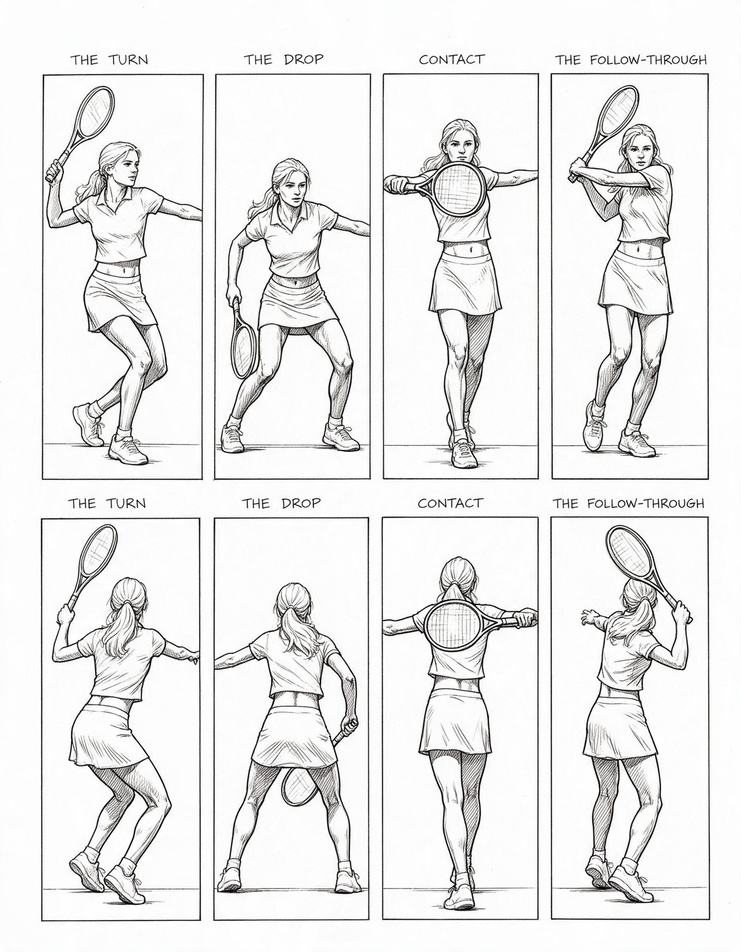
#> input picture games/tennis/bodies/reference/poses/look-gwen.jpg, 741 x 952 px, shrunk from 1792 x 2304 before the run, found by its file name
$ python lineart.py games/tennis/bodies/reference/poses/look-gwen.jpg --cols 4 --rows 2
#> lines starting #> are read from the running program, lines starting #| are printed output that depends on the picture; after the words box and inside, x2 and y2 are one past the last pixel; in counts of white or black regions, pixels touching at a corner belong together
#!/usr/bin/env python3
"""Measure a line drawing: silhouette widths as fractions of the figure's own height.

`lab/reference.py` measures photographs, where the figure is a solid dark mass on a light background and the
instrument can find islands. Line art is the opposite: almost everything is background and the ink is a thin
outline, so the island method finds nothing and the flood fill walks the whole page. What a line drawing gives
instead is an exact *outermost* ink pixel per scan line — the silhouette is the envelope of the drawing, and it is
crisper than any photograph's, because there is no shading gradient to move the edge by half a pixel.

    python3 lab/lineart.py games/tennis/bodies/reference/poses/look-gwen.jpg --cols 4 --rows 2

A grid sheet is split into equal panels; the panel borders and the hand-lettered title above the figure are
excluded before anything is measured.

STATUS 2026-11-11: **not trustworthy yet.** The first version measured the drawn panel border as the figure and
reported a shoulder width of 0.40 of body height for a woman; the second removed continuous lines and still reads
0.46 on the panels where an arm reaches the edge. It needs the border found and cut properly, not masked, and it
needs to be checked against a figure whose proportions are known — which is what its two predecessors each needed
before they could be believed. Nothing has been taken from these numbers.
"""
from __future__ import annotations

import argparse
import sys
from pathlib import Path

import numpy as np
from PIL import Image

# The same tape as `reference.py`, so the two instruments can be compared without conversion.
TAPE = [("crown", 0.97), ("head widest", 0.92), ("shoulder line", 0.78), ("upper chest", 0.70),
        ("waist", 0.56), ("hip", 0.50), ("mid thigh", 0.36), ("knee", 0.26), ("calf", 0.20)]

BORDER = 6          # px: the drawn rectangle around each panel
TITLE = 0.10        # the top tenth of a panel is the hand-lettered title, not the figure


def ink(path: str) -> np.ndarray:
    a = np.asarray(Image.open(path).convert("L"), dtype=float)
    return a < 150           # ink is anything clearly darker than paper
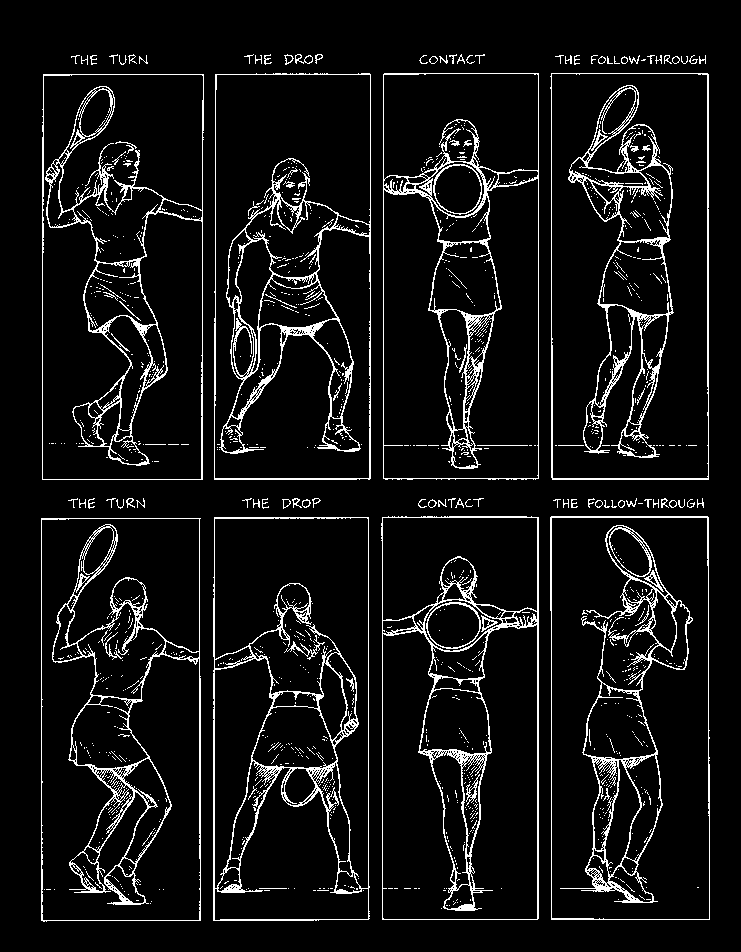
#> returned value: shape (952, 741) bool; 7.4% white in thin lines or dots, all inside (x1, y1, x2, y2) = (41, 54, 710, 922)


def panels(mask: np.ndarray, cols: int, rows: int):
    h, w = mask.shape
    ph, pw = h // rows, w // cols
    for r in range(rows):
        for c in range(cols):
            yield r, c, mask[r * ph:(r + 1) * ph, c * pw:(c + 1) * pw]


def measure(panel: np.ndarray) -> dict:
    """Silhouette of one panel, in fractions of the figure's own height."""
    h, w = panel.shape
    inner = panel[int(h * TITLE):h - BORDER, BORDER:w - BORDER]
    # The first version of this measured the panel border as if it were the figure: a drawn rectangle is a
    # continuous line down both sides of every panel, so every row read 0.40 and every landmark agreed with every
    # other. A border is a line that runs the whole length of the panel; a limb is not. Remove those first.
    keep_c = inner.mean(axis=0) < 0.85
    keep_r = inner.mean(axis=1) < 0.85
    inner = inner[np.ix_(keep_r, keep_c)]
    # A row belongs to the figure if it carries more ink than a stray fleck; a column likewise.
    rowink = inner.sum(axis=1)
    colink = inner.sum(axis=0)
    rlim = max(3, int(0.004 * w))
    rows = np.where(rowink > rlim)[0]
    cols = np.where(colink > rlim)[0]
    if len(rows) < 10 or len(cols) < 10:
        return {}
    top, bot = rows[0], rows[-1]
    H = bot - top
    out = {"height_px": float(H), "width_px": float(cols[-1] - cols[0])}
    for name, z in TAPE:
        row = int(top + (1.0 - z) * H)
        xs = np.where(inner[row])[0]
        out[name] = float(xs[-1] - xs[0]) / H if len(xs) > 1 else 0.0
    out["shoulder/hip"] = out["shoulder line"] / out["hip"] if out["hip"] else 0.0
    return out


def main(argv=None) -> int:
    ap = argparse.ArgumentParser()
    ap.add_argument("path")
    ap.add_argument("--cols", type=int, default=4)
    ap.add_argument("--rows", type=int, default=2)
    a = ap.parse_args(argv)

    mask = ink(a.path)
    print(f"\n=== {Path(a.path).name}  ({a.cols} x {a.rows} panels)")
    head = "panel      " + "".join(f"{n:>13}" for n, _ in TAPE)
    print(head)
    for r, c, panel in panels(mask, a.cols, a.rows):
        m = measure(panel)
        if not m:
            print(f"row {r + 1} col {c + 1}    — (no figure found)")
            continue
        line = f"row {r + 1} col {c + 1}  "
        line += "".join(f"{m[n]:>13.3f}" for n, _ in TAPE)
        print(line + f"   h={m['height_px']:.0f}px  w/h={m['width_px'] / m['height_px']:.3f}")
#> this loop made 8 passes
#> (r, c, top in measure, bot in measure, H in measure, line) on passes 1 to 8: (0, 0, 8, 418, 410, 'row 1 col 1  '), (0, 1, 7, 405, 398, 'row 1 col 2  '), (0, 2, 7, 420, 413, 'row 1 col 3  '), (0, 3, 8, 410, 402, 'row 1 col 4  '), (1, 0, 1, 397, 396, 'row 2 col 1  '), (1, 1, 60, 396, 336, 'row 2 col 2  '), (1, 2, 33, 387, 354, 'row 2 col 3  '), (1, 3, 2, 395, 393, 'row 2 col 4  ')
#| row 1 col 1          0.000        0.159        0.224        0.227        0.249        0.239        0.273        0.302        0.268   h=410px  w/h=0.332
#| row 1 col 2          0.000        0.033        0.000        0.234        0.352        0.259        0.296        0.339        0.344   h=398px  w/h=0.430
#| row 1 col 3          0.000        0.000        0.090        0.368        0.126        0.131        0.133        0.085        0.082   h=413px  w/h=0.370
#| row 1 col 4          0.000        0.214        0.286        0.341        0.216        0.239        0.251        0.244        0.274   h=402px  w/h=0.353
#| row 2 col 1          0.066        0.081        0.210        0.295        0.129        0.136        0.159        0.169        0.157   h=396px  w/h=0.343
#| row 2 col 2          0.324        0.327        0.443        0.464        0.458        0.402        0.417        0.443        0.443   h=336px  w/h=0.503
#| row 2 col 3          0.082        0.099        0.299        0.144        0.175        0.189        0.121        0.105        0.082   h=354px  w/h=0.435
#| row 2 col 4          0.260        0.249        0.318        0.267        0.282        0.308        0.288        0.298        0.295   h=393px  w/h=0.326
#> pass 1, in measure, `inner = panel[int(h * TITLE):h - BORDER, BORDER:w - BORDER]`:
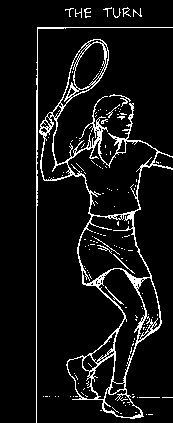
#> inner: shape (423, 173) bool; 7.5% white in thin lines or dots, all inside (x1, y1, x2, y2) = (36, 7, 173, 423)
#> pass 2, in measure (call 2), `inner = panel[int(h * TITLE):h - BORDER, BORDER:w - BORDER]`:
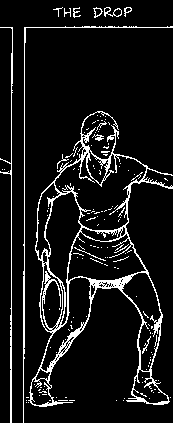
#> inner: shape (423, 173) bool; 8.9% white in thin lines or dots
#> pass 2, in measure (call 2), `inner = inner[np.ix_(keep_r, keep_c)]`:
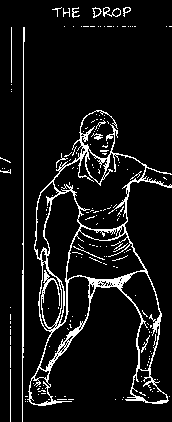
#> inner: shape (422, 172) bool; 8.2% white in thin lines or dots
#> pass 3, in measure (call 3), `inner = panel[int(h * TITLE):h - BORDER, BORDER:w - BORDER]`:
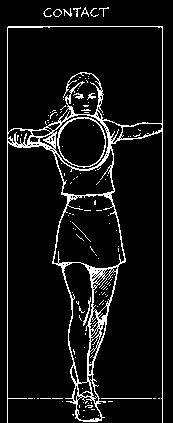
#> inner: shape (423, 173) bool; 7.7% white in thin lines or dots, all inside (x1, y1, x2, y2) = (7, 7, 163, 423)
    return 0


if __name__ == "__main__":
    raise SystemExit(main())
#> (the program exits here)

$ run again, with games/tennis/bodies/reference/poses/back-45.jpg copied over games/tennis/bodies/reference/poses/look-gwen.jpg
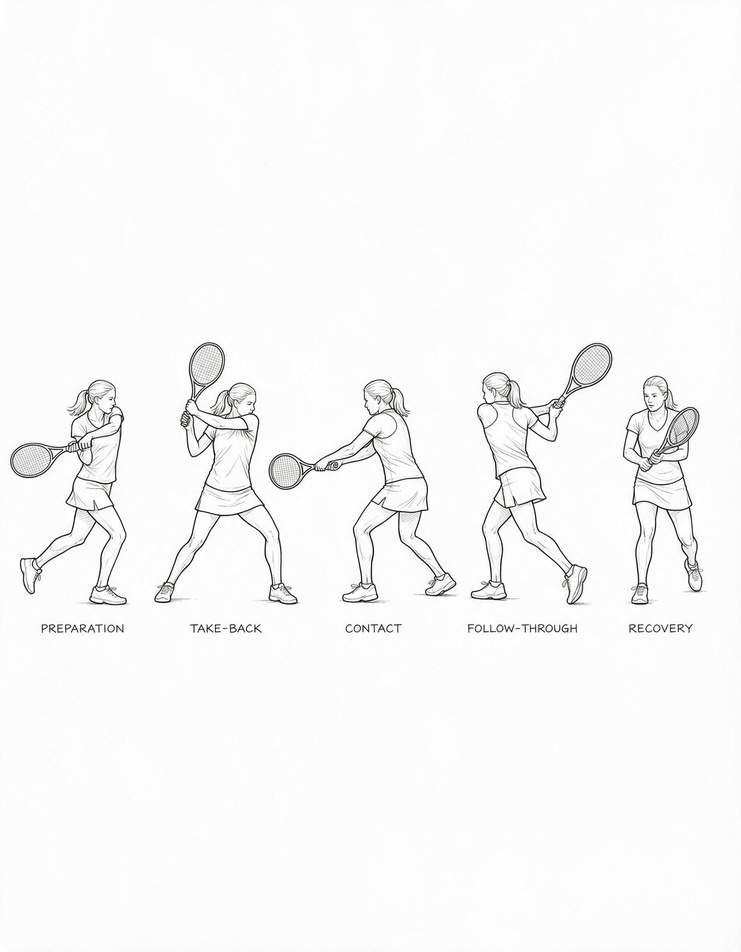
#> input picture games/tennis/bodies/reference/poses/back-45.jpg, 741 x 952 px, shrunk from 1792 x 2304 before the run, found by its file name
#> in ink, `return a < 150`:
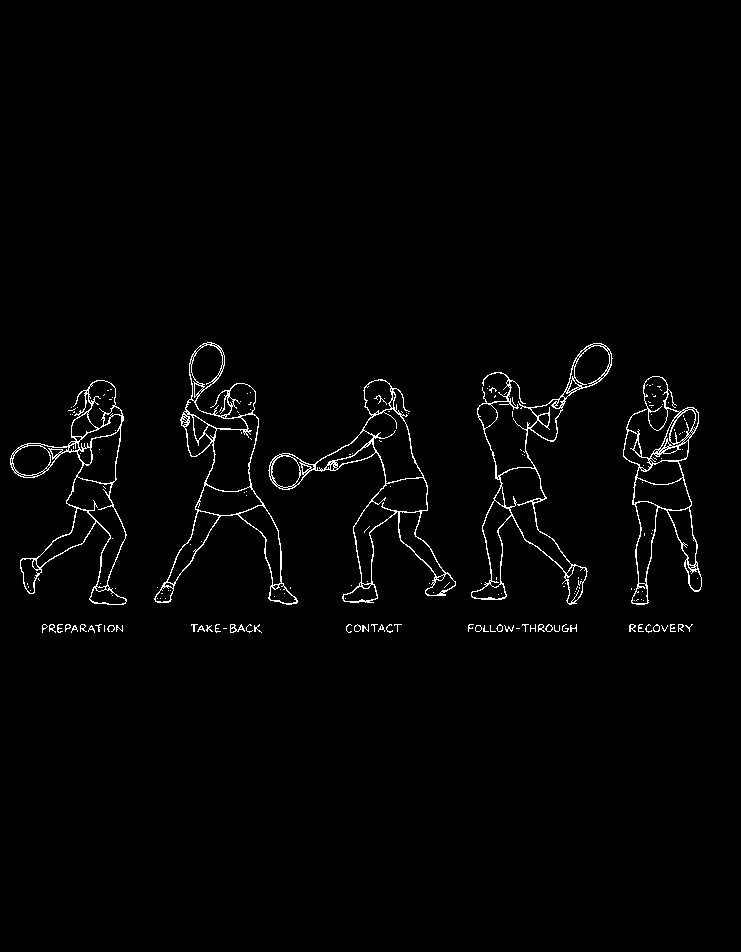
#> returned value: shape (952, 741) bool; 1.6% white in thin lines or dots, all inside (x1, y1, x2, y2) = (10, 342, 702, 633)
#> the loop in main, `for r, c, panel in panels(mask, a.cols, a.rows):` made 8 passes
#> (r, c, top in measure, bot in measure, H in measure, line) on passes 1 to 6: (0, 0, 333, 422, 89, 'row 1 col 1  '), (0, 1, 295, 422, 127, 'row 1 col 2  '), (0, 2, 325, 422, 97, 'row 1 col 3  '), (0, 3, 296, 422, 126, 'row 1 col 4  '), (1, 0, 0, 109, 109, 'row 2 col 1  '), (1, 1, 0, 109, 109, 'row 2 col 2  ')
#> (printed output is left out)
#> pass 3, in measure (call 3), `inner = panel[int(h * TITLE):h - BORDER, BORDER:w - BORDER]`:
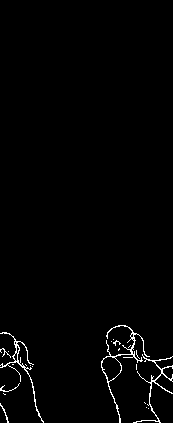
#> inner: shape (423, 173) bool; 1.5% white in thin lines or dots, all inside (x1, y1, x2, y2) = (0, 325, 173, 423)

$ run again, with games/tennis/bodies/reference/poses/back-side.jpg copied over games/tennis/bodies/reference/poses/look-gwen.jpg
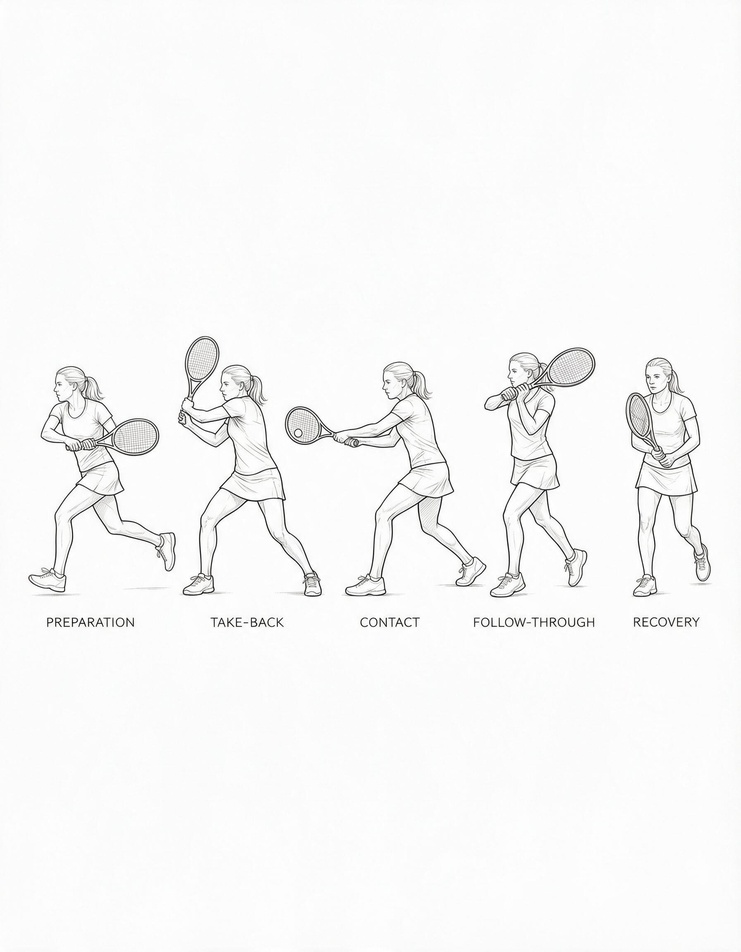
#> input picture games/tennis/bodies/reference/poses/back-side.jpg, 741 x 952 px, shrunk from 1792 x 2304 before the run, found by its file name
#> in ink, `return a < 150`:
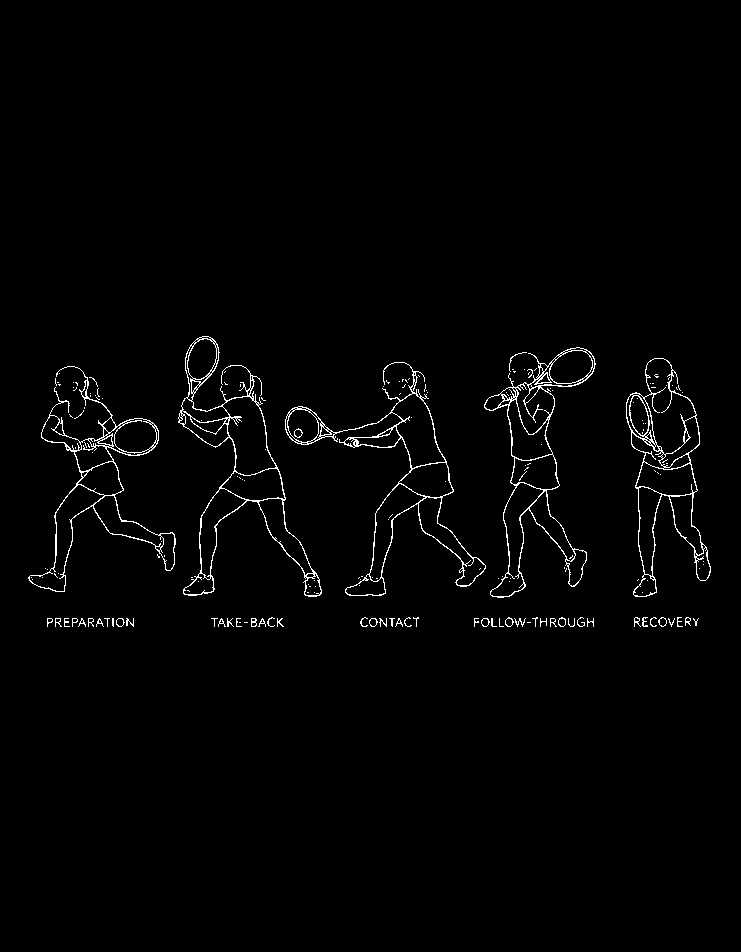
#> returned value: shape (952, 741) bool; 1.6% white in thin lines or dots, all inside (x1, y1, x2, y2) = (28, 336, 711, 627)
#> the loop in main, `for r, c, panel in panels(mask, a.cols, a.rows):` made 8 passes
#> (r, c, top in measure, bot in measure, H in measure, line) on passes 1 to 6: (0, 0, 319, 422, 103, 'row 1 col 1  '), (0, 1, 289, 422, 133, 'row 1 col 2  '), (0, 2, 305, 422, 117, 'row 1 col 3  '), (0, 3, 300, 422, 122, 'row 1 col 4  '), (1, 0, 0, 103, 103, 'row 2 col 1  '), (1, 1, 0, 103, 103, 'row 2 col 2  ')
#> (printed output is left out)
#> pass 3, in measure (call 3), `inner = panel[int(h * TITLE):h - BORDER, BORDER:w - BORDER]`:
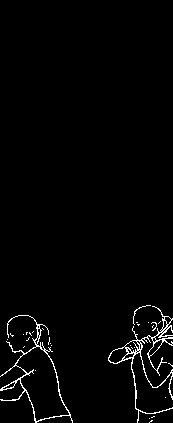
#> inner: shape (423, 173) bool; 2% white in thin lines or dots, all inside (x1, y1, x2, y2) = (0, 305, 173, 423)

$ run again, with games/tennis/bodies/reference/poses/f1-a.jpg copied over games/tennis/bodies/reference/poses/look-gwen.jpg
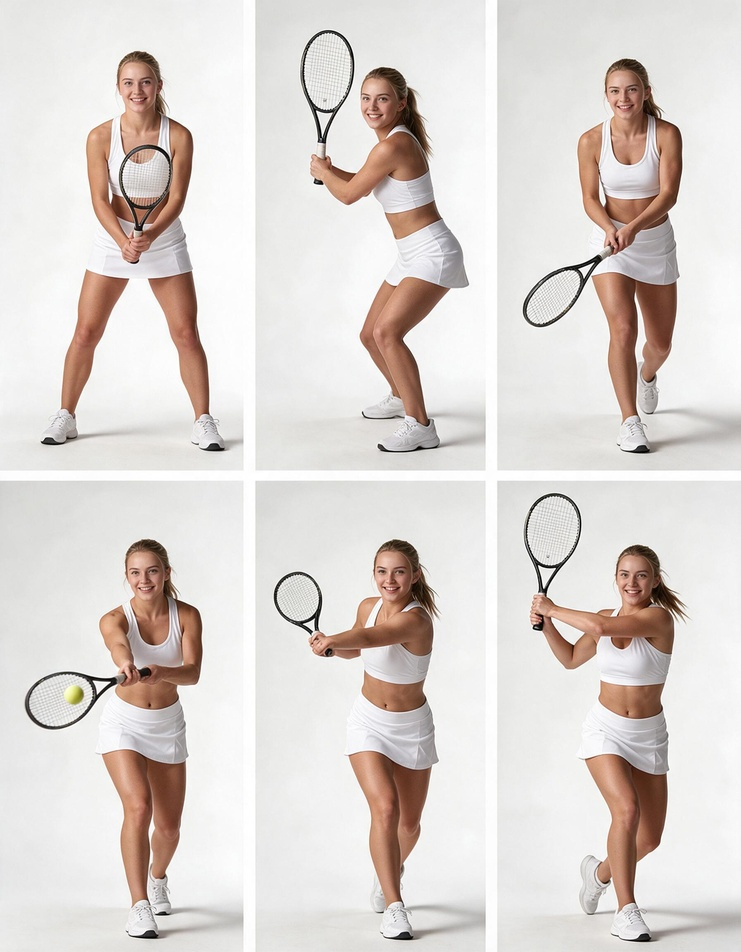
#> input picture games/tennis/bodies/reference/poses/f1-a.jpg, 741 x 952 px, shrunk from 1792 x 2304 before the run, found by its file name
#> in ink, `return a < 150`:
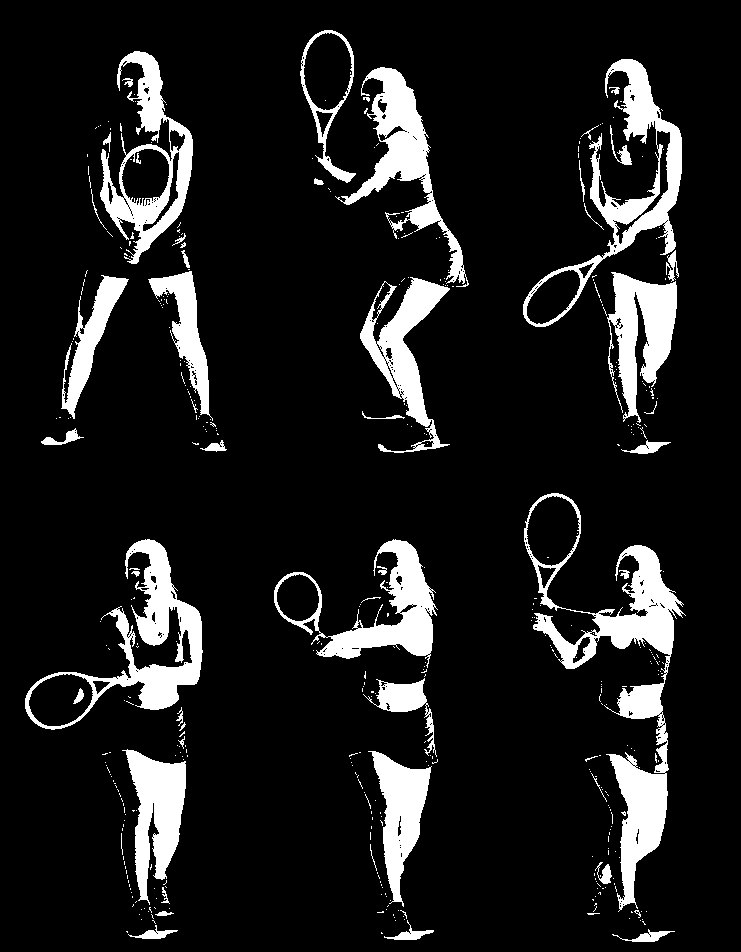
#> returned value: shape (952, 741) bool; 11.5% white; 434 white regions (381 under 20 px), largest, box (x1, y1, x2, y2) and area: (524, 493, 686, 912) 13318, (25, 539, 203, 730) 7737, (523, 59, 682, 327) 7372
#> the loop in main, `for r, c, panel in panels(mask, a.cols, a.rows):` made 8 passes
#> (r, c, top in measure, bot in measure, H in measure, line) on passes 1 to 6: (0, 0, 4, 397, 393, 'row 1 col 1  '), (0, 1, 0, 403, 403, 'row 1 col 2  '), (0, 2, 20, 405, 385, 'row 1 col 3  '), (0, 3, 12, 406, 394, 'row 1 col 4  '), (1, 0, 16, 415, 399, 'row 2 col 1  '), (1, 1, 49, 231, 182, 'row 2 col 2  ')
#> (printed output is left out)
#> pass 3, in measure (call 3), `inner = panel[int(h * TITLE):h - BORDER, BORDER:w - BORDER]`:
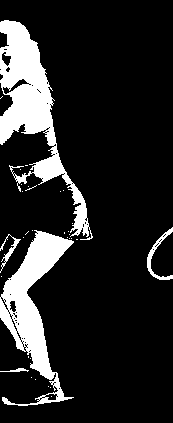
#> inner: shape (423, 173) bool; 15.2% white; 33 white regions (28 under 20 px), largest, box (x1, y1, x2, y2) and area: (0, 20, 93, 240) 5941, (0, 230, 74, 406) 4599, (147, 227, 173, 280) 290, (0, 234, 21, 273) 165, (0, 368, 29, 372) 56
